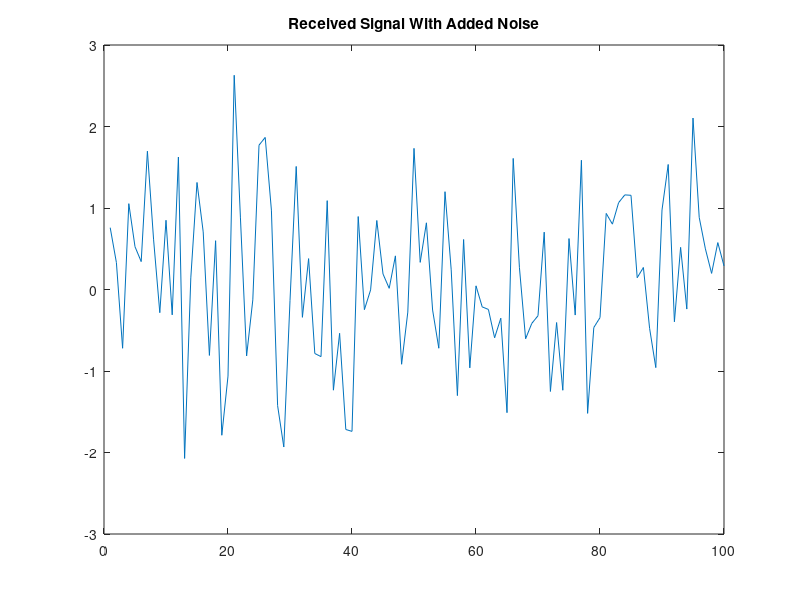

Write MATLAB code to recreate this figure.
fc = 5;
tstart = 0;
tend = 1;
fs = 100;
t = tstart:(1/fs):tend-1/fs;

V=180*10/36;
R=250*1000;
beta=0.3;
alpha=0.5;
fd=beta*V;
c=3*1e9;
ro=2/c;
td=ro*R;
receivedSignal=alpha*cos(2*pi*(fc+fd)*(t-td));
sigma = 1;

receivedSignal=receivedSignal+sigma*randn(size(receivedSignal));
plot(receivedSignal);
title("Received Signal With Added Noise")
N=length(receivedSignal);
m=fftshift(fft(receivedSignal));
theta = angle(m);
m=abs(m);
[~,col]=find(m==max(m));
pha=abs(theta(col(2)));
fnew=(col(2)-N/2-1)*fs/N;
fdfound=fnew-fc;
foundV_withnoise=fdfound/beta*36/10;
foundR_withnoise=pha/(2*pi*(fdfound+fc)*ro)*0.001;
fprintf("Sigma of the noise: %f\n" , sigma);
fprintf("found distance: %f km\n", foundR_withnoise);
fprintf("found velocity: %f m/s\n" , foundV_withnoise);